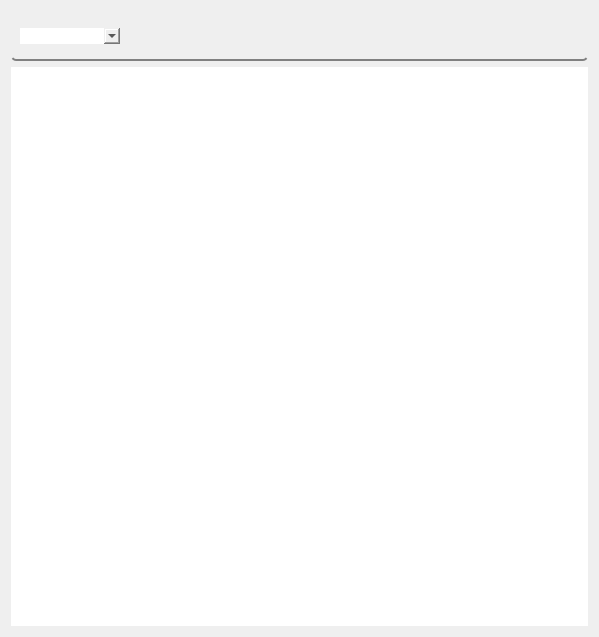
<?xml version="1.0" encoding="UTF-8"?>
<ui version="4.0">
 <class>Form</class>
 <widget class="QWidget" name="Form">
  <property name="geometry">
   <rect>
    <x>0</x>
    <y>0</y>
    <width>599</width>
    <height>637</height>
   </rect>
  </property>
  <property name="windowTitle">
   <string>Form</string>
  </property>
  <property name="styleSheet">
   <string notr="true">border:none</string>
  </property>
  <layout class="QVBoxLayout" name="verticalLayout">
   <item>
    <widget class="QGroupBox" name="groupBox">
     <property name="minimumSize">
      <size>
       <width>0</width>
       <height>50</height>
      </size>
     </property>
     <property name="maximumSize">
      <size>
       <width>16777215</width>
       <height>50</height>
      </size>
     </property>
     <property name="styleSheet">
      <string notr="true"> QGroupBox {
 background-color: qlineargradient(x1: 0, y1: 0, x2: 0, y2: 1,
                                   stop: 0 #edb514, stop: 1 #ea4000);
 border-bottom: 2px solid gray;
 border-radius: 5px;
 margin-top: 0; /* leave space at the top for the title */

}</string>
     </property>
     <property name="title">
      <string/>
     </property>
     <layout class="QHBoxLayout" name="horizontalLayout">
      <item>
       <widget class="QComboBox" name="comboBox">
        <property name="minimumSize">
         <size>
          <width>100</width>
          <height>0</height>
         </size>
        </property>
        <property name="maximumSize">
         <size>
          <width>300</width>
          <height>16777215</height>
         </size>
        </property>
       </widget>
      </item>
      <item>
       <spacer name="horizontalSpacer">
        <property name="orientation">
         <enum>Qt::Horizontal</enum>
        </property>
        <property name="sizeHint" stdset="0">
         <size>
          <width>40</width>
          <height>20</height>
         </size>
        </property>
       </spacer>
      </item>
     </layout>
    </widget>
   </item>
   <item>
    <layout class="QGridLayout" name="cardsWrapper">
     <property name="leftMargin">
      <number>0</number>
     </property>
     <property name="rightMargin">
      <number>0</number>
     </property>
     <property name="bottomMargin">
      <number>0</number>
     </property>
     <property name="spacing">
      <number>20</number>
     </property>
     <item row="0" column="0">
      <layout class="QVBoxLayout" name="verticalLayout_5" stretch="0">
       <property name="sizeConstraint">
        <enum>QLayout::SetDefaultConstraint</enum>
       </property>
       <property name="bottomMargin">
        <number>0</number>
       </property>
       <item>
        <widget class="QGraphicsView" name="graphicsView"/>
       </item>
      </layout>
     </item>
    </layout>
   </item>
  </layout>
 </widget>
 <resources/>
 <connections/>
</ui>
